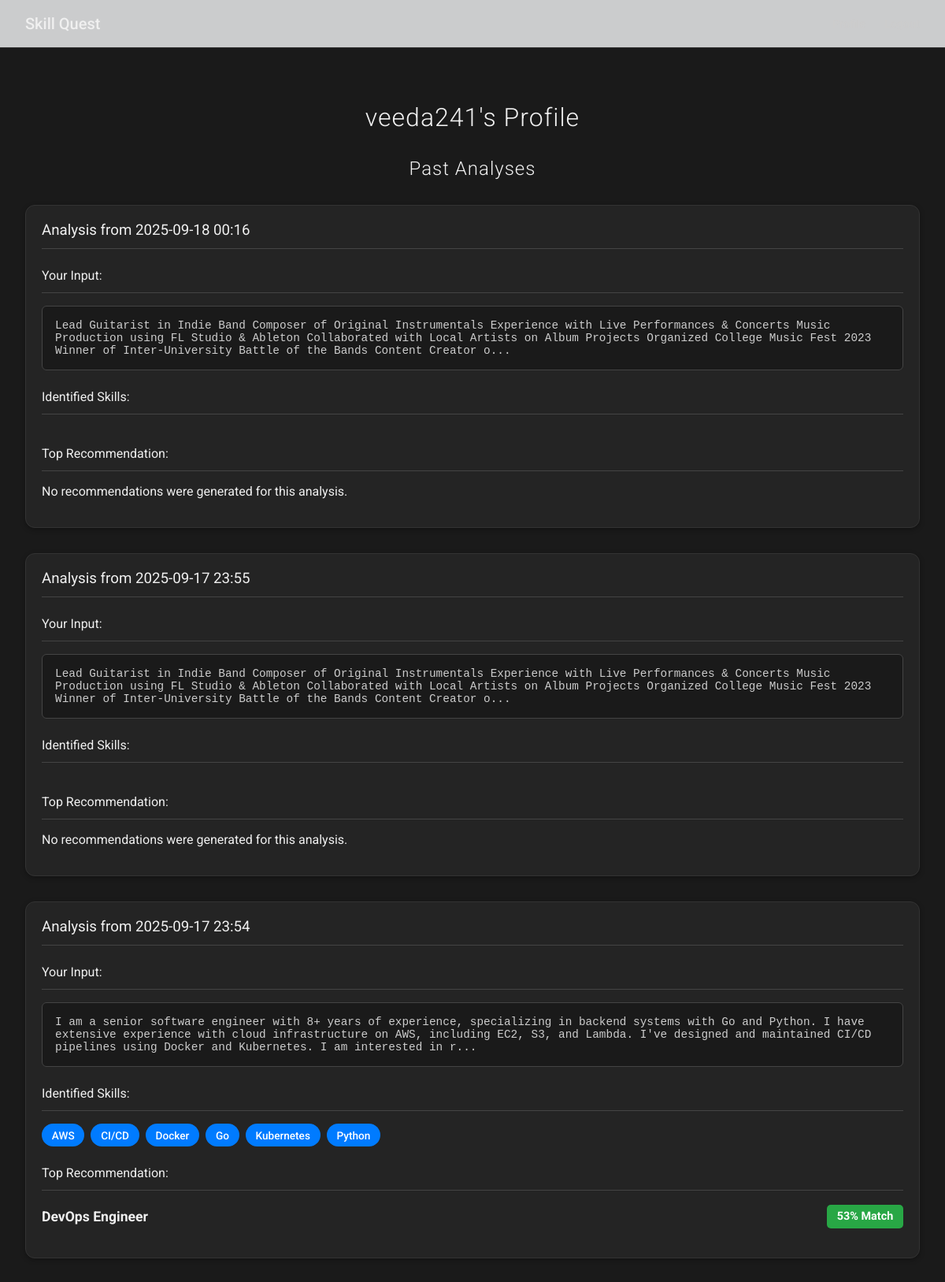
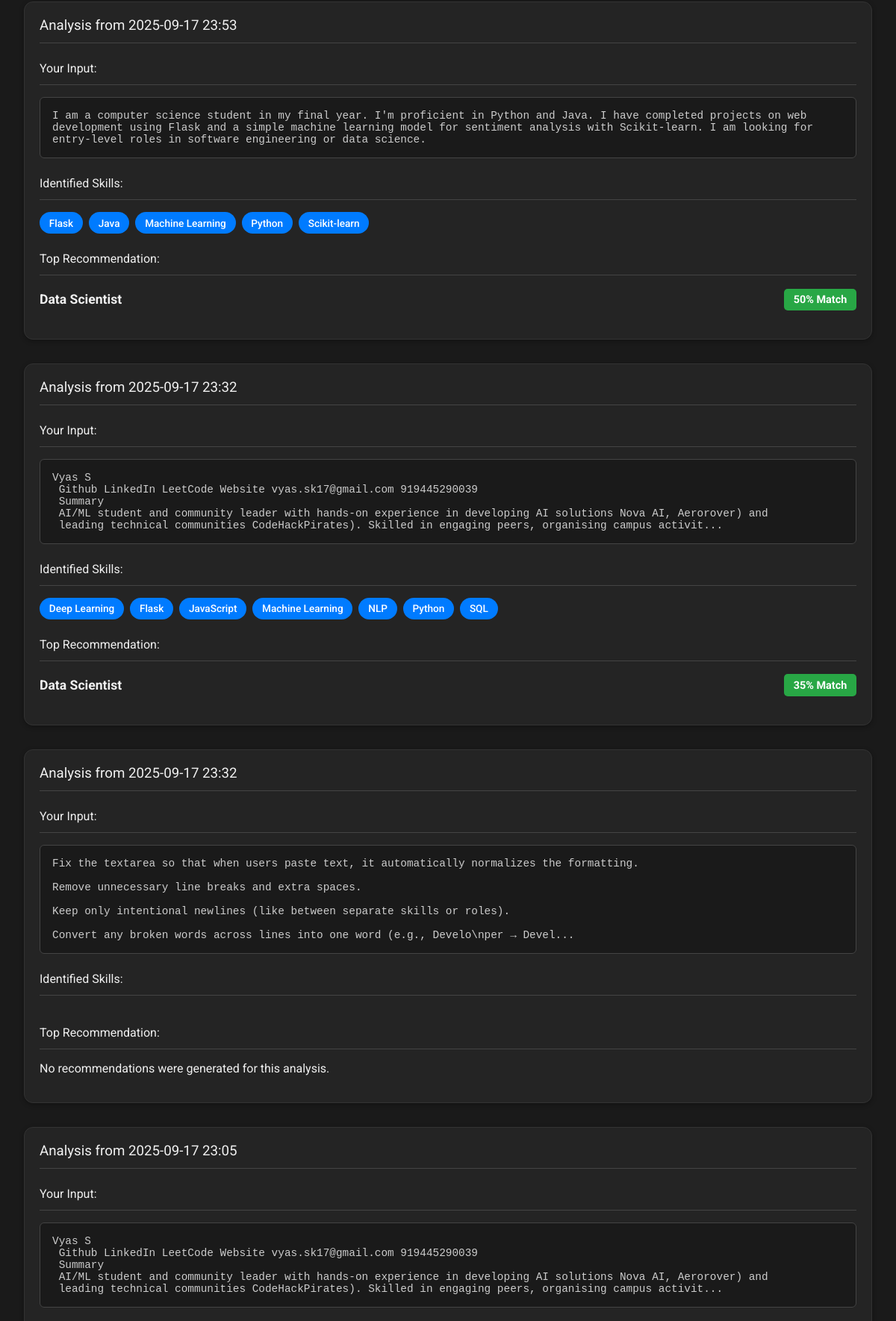
The page /profile (signed in, upper part) on the database its author committed (2 pictures, top to bottom).
### app.py (models this page shows, shortened)
class User(db.Model, UserMixin):
    id = db.Column(db.Integer, primary_key=True)
    username = db.Column(db.String(20), unique=True, nullable=False)
    password_hash = db.Column(db.String(60), nullable=False)

class Analysis(db.Model):
    id = db.Column(db.Integer, primary_key=True)
    user_id = db.Column(db.Integer, db.ForeignKey('user.id'), nullable=False)
    user_input = db.Column(db.Text, nullable=False)
    analysis_results = db.Column(db.JSON, nullable=False)
    timestamp = db.Column(db.DateTime, nullable=False, default=datetime.utcnow)
    author = db.relationship('User', backref=db.backref('analyses', lazy=True))

### app.py (the view)
@app.route('/profile')
@login_required
def profile():
    past_analyses = Analysis.query.filter_by(user_id=current_user.id).order_by(Analysis.timestamp.desc()).all()
    return render_template('profile.html', analyses=past_analyses, title="My Profile")

### app.py (called while the page is built)
@login_manager.user_loader
def load_user(user_id):
    return db.session.get(User, int(user_id))

### templates/profile.html
{% extends "base.html" %}
{% block content %}
<div class="profile-container">
    <h1>{{ current_user.username }}'s Profile</h1>
    <h2>Past Analyses</h2>
    {% if analyses %}
        <div class="analysis-history">
            {% for analysis in analyses %}
            <a href="{{ url_for('view_analysis', analysis_id=analysis.id) }}" class="analysis-card-link">
                <div class="career-card analysis-card">
                    <div class="analysis-header">
                        <h3>Analysis from {{ analysis.timestamp.strftime('%Y-%m-%d %H:%M') }}</h3>
                    </div>
                    <div class="analysis-body">
                        <h4>Your Input:</h4>
                        <pre class="input-preview">{{ analysis.user_input[:300] }}{% if analysis.user_input|length > 300 %}...{% endif %}</pre>
                        <h4>Identified Skills:</h4>
                        <div class="skills-container">
                            {% for skill in analysis.analysis_results.user_skills %}
                                <span class="skill-tag-user">{{ skill }}</span>
                            {% endfor %}
                        </div>
                        <h4>Top Recommendation:</h4>
                        {% if analysis.analysis_results.recommendations and analysis.analysis_results.recommendations|length > 0 %}
                            {% set top_rec = analysis.analysis_results.recommendations[0] %}
                            <p class="top-rec-summary">
                                <strong>{{ top_rec.career.title }}</strong>
                                <span class="match-score">{{ (top_rec['score'] * 100) | int }}% Match</span>
                            </p>
                        {% else %}
                            <p>No recommendations were generated for this analysis.</p>
                        {% endif %}
                    </div>
                </div>
            </a>
            {% endfor %}
        </div>
    {% else %}
        <p>You have no past analyses. Go to the <a href="{{ url_for('index') }}">home page</a> to get started!</p>
    {% endif %}
</div>
{% endblock %}

### templates/base.html (shortened to what this page needs)
<!DOCTYPE html>
<html lang="en">
<head>
    <link rel="stylesheet" href="{{ url_for('static', filename='style.css') }}">
</head>
<body>
    <header class="app-header">
        <div class="header-container">
            <a href="{{ url_for('index') }}" class="app-brand">Skill Quest</a>
            <div class="header-links">
                {% if current_user.is_authenticated %}
                    <a href="{{ url_for('profile') }}">Profile</a>
                    <a href="{{ url_for('logout') }}">Logout</a>
                {% else %}
                    <a href="{{ url_for('login') }}">Login</a>
                    <a href="{{ url_for('signup') }}">Sign Up</a>
                {% endif %}
            </div>
        </div>
    </header>
    {% block content %}{% endblock %}
</body>
</html>

### static/style.css (style rules this page uses)
:root { --bg-primary: #1a1a1a; --bg-secondary: #242424; --bg-tertiary: #333; --text-primary: #f0f0f0; --text-secondary: #ccc; --text-muted: #aaa; --border-color: #333; --border-color-strong: #444; --accent-primary: #007bff; --accent-primary-hover: #0056b3; --accent-secondary: #00aaff; --accent-success: #28a745; --accent-warning: #e89f23; --accent-warning-text: #1a1a1a; --accent-danger: #ff4d4d; --shadow-color: rgba(0, 0, 0, 0.3); --shadow-color-light: rgba(0, 0, 0, 0.2); --shadow-color-focus: rgba(0, 123, 255, 0.25); --spinner-track: #444; --spinner-overlay-bg: rgba(26, 26, 26, 0.85); }
body { font-family: "Roboto", -apple-system, BlinkMacSystemFont, "Segoe UI", Helvetica, Arial, sans-serif; margin: 0; background-color: var(--bg-primary); color: var(--text-primary); transition: background-color 0.3s; }
.app-header { padding: 0 2rem; position: sticky; top: 0; z-index: 900; background-color: rgba(248, 249, 250, 0.8); backdrop-filter: saturate(180%) blur(5px); border-bottom: 1px solid var(--border-color); }
.header-container { max-width: 1200px; margin: 0 auto; display: flex; align-items: center; height: 60px; justify-content: space-between; }
.app-brand { font-size: 1.25rem; font-weight: 500; color: var(--text-primary); text-decoration: none; }
.header-links { display: flex; align-items: center; gap: 1.5rem; }
.header-links a { font-size: 0.9rem; font-weight: 500; color: var(--text-secondary); text-decoration: none; transition: color 0.2s; }
.summary-card, .career-card { background-color: var(--bg-secondary); border: 1px solid var(--border-color); border-radius: 12px; padding: 20px; margin-bottom: 16px; box-shadow: 0 2px 6px var(--shadow-color); transition: transform 0.2s ease-in-out, box-shadow 0.2s ease-in-out; text-align: left; }
.summary-card h2, .career-card h3, .career-card h4 { margin-top: 0; border-bottom: 1px solid var(--border-color-strong); padding-bottom: 0.75rem; margin-bottom: 1rem; font-weight: 400; }
.skills-container { display: flex; flex-wrap: wrap; gap: 0.5rem; margin-bottom: 1.5rem; }
.skill-tag-user, .skill-tag-gap { padding: 0.4rem 0.8rem; border-radius: 15px; font-size: 0.85rem; font-weight: 500; }
.skill-tag-user { background-color: var(--accent-primary); color: #fff; }
.match-score { background-color: var(--accent-success); color: #fff; padding: 0.4rem 0.8rem; border-radius: 5px; font-weight: bold; font-size: 0.9rem; white-space: nowrap; }
.profile-container { max-width: 1200px; margin: 2rem auto; padding: 1rem 2rem; animation: fadeInUp 0.6s ease-out; }
.profile-container h1, .profile-container h2 { text-align: center; font-weight: 300; letter-spacing: 1px; margin-bottom: 2rem; }
.analysis-card-link { text-decoration: none; color: inherit; display: block; }
.analysis-card { margin-bottom: 2rem; }
.analysis-card h4 { margin-top: 1.5rem; border-bottom: 1px solid var(--border-color-strong); padding-bottom: 0.75rem; margin-bottom: 1rem; font-weight: 400; }
.input-preview { background-color: var(--bg-primary); padding: 1rem; border-radius: 6px; border: 1px solid var(--border-color-strong); white-space: pre-wrap; word-break: break-word; font-family: monospace; font-size: 0.9rem; color: var(--text-secondary); }
.top-rec-summary { display: flex; justify-content: space-between; align-items: center; font-size: 1.1rem; }

### rows shown on the page
User: username "veeda241"
Analysis: timestamp "2025-09-18 00:16", user_input "Lead Guitarist in Indie Band Composer of Original Instrumentals Experience with Live Performances & Concerts Music Production using FL Studio & Ableton Collaborated with Local Artists on Album Projects Organized College Music Fest 2023 Winner of Inter-University Battle of the Bands Content Creator o", shows "No recommendations were generated for this analysis."
Analysis: timestamp "2025-09-17 23:55", user_input "Lead Guitarist in Indie Band Composer of Original Instrumentals Experience with Live Performances & Concerts Music Production using FL Studio & Ableton Collaborated with Local Artists on Album Projects Organized College Music Fest 2023 Winner of Inter-University Battle of the Bands Content Creator o", shows "No recommendations were generated for this analysis."
Analysis: timestamp "2025-09-17 23:54", user_input "I am a senior software engineer with 8+ years of experience, specializing in backend systems with Go and Python. I have extensive experience with cloud infrastructure on AWS, including EC2, S3, and Lambda. I've designed and maintained CI/CD pipelines using Docker and Kubernetes. I am interested in r", user_skills "AWS" "CI/CD" "Docker" "Go" "Kubernetes" "Python", career "DevOps Engineer", score "53"
Analysis: timestamp "2025-09-17 23:53", user_input "I am a computer science student in my final year. I'm proficient in Python and Java. I have completed projects on web development using Flask and a simple machine learning model for sentiment analysis with Scikit-learn. I am looking for entry-level roles in software engineering or data science.", user_skills "Flask" "Java" "Machine Learning" "Python" "Scikit-learn", career "Data Scientist", score "50"
Analysis: timestamp "2025-09-17 23:32", user_input "Vyas S Github LinkedIn LeetCode Website vyas.sk17@gmail.com 919445290039 Summary AI/ML student and community leader with hands-on experience in developing AI solutions Nova AI, Aerorover) and leading technical communities CodeHackPirates). Skilled in engaging peers, organising campus activit", user_skills "Deep Learning" "Flask" "JavaScript" "Machine Learning" "NLP" "Python" "SQL", career "Data Scientist", score "35"
Analysis: timestamp "2025-09-17 23:32", user_input "Fix the textarea so that when users paste text, it automatically normalizes the formatting. Remove unnecessary line breaks and extra spaces. Keep only intentional newlines (like between separate skills or roles). Convert any broken words across lines into one word (e.g., Develo\\nper → Devel", shows "No recommendations were generated for this analysis."
Analysis: timestamp "2025-09-17 23:05", user_input "Vyas S Github LinkedIn LeetCode Website vyas.sk17@gmail.com 919445290039 Summary AI/ML student and community leader with hands-on experience in developing AI solutions Nova AI, Aerorover) and leading technical communities CodeHackPirates). Skilled in engaging peers, organising campus activit"
